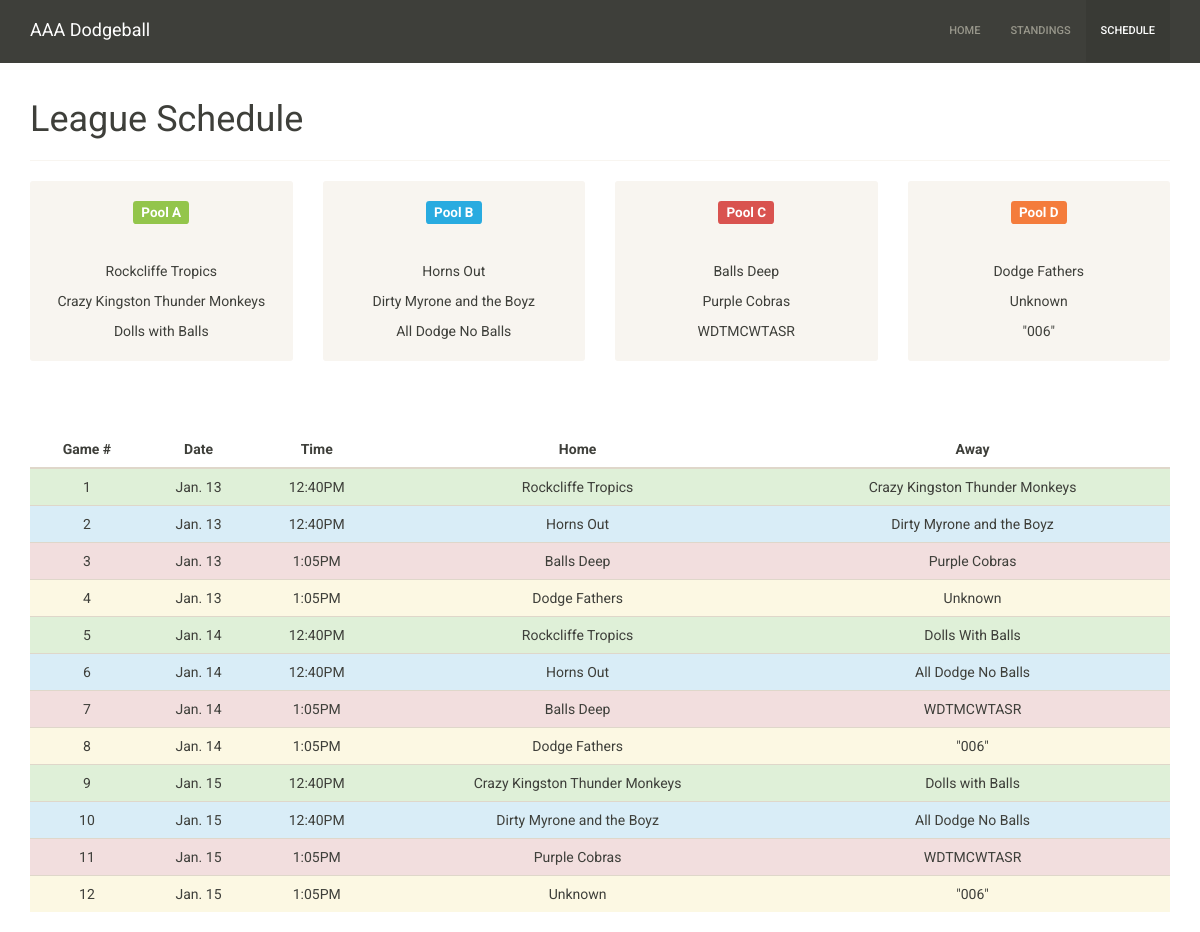
The page /schedule/index.php on the database its author committed.
### tables this page shows
CREATE TABLE `pools` (
`ID` int(11) NOT NULL,
  `NAME` text NOT NULL,
  `TEAM1` text NOT NULL,
  `TEAM2` text NOT NULL,
  `TEAM3` text NOT NULL,
  `COLOUR` text NOT NULL
);

CREATE TABLE `schedule` (
`ID` int(11) NOT NULL,
  `POOLID` text NOT NULL,
  `TIME` text NOT NULL,
  `DATE` text NOT NULL,
  `HOME` text NOT NULL,
  `AWAY` text NOT NULL
);

### functions.class.php (the view, shortened to what this page needs)
<?php
$servername = "localhost";
$username = "root";
$password = "root";
$dbname = "dodgeball";
$conn = new mysqli($servername, $username, $password, $dbname);
function getPools() {
	global $conn;
	$sql = "SELECT * FROM pools";
	$result = $conn->query($sql);
	if($result->num_rows > 0) {
		while($row = $result->fetch_assoc()) {
			echo "<div class=\"col-md-3\"><div class=\"well well-sm\"><center><h4><span class=\"label label-".$row['COLOUR']."\">".$row['NAME']."</span></h4><hr><p>".$row['TEAM1']."</p><p>".$row['TEAM2']."</p><p>".$row['TEAM3']."</p></center></div></div>";
		}
	}
	else {
		echo "HEY YOU DERPED, THERE ARE NO POOLS IN THE LEAGUE.";
	}
}
function getGames() {
	global $conn;
	$sql = "SELECT * FROM schedule";
	$result = $conn->query($sql);
	if($result->num_rows > 0) {
		while($row = $result->fetch_assoc()) {
			echo "<tr class=\"".$row['POOLID']."\"style=\"text-align: center;\"><td>".$row['ID']."</td><td>".$row['DATE']."</td><td>".$row['TIME']."</td><td>".$row['HOME']."</td><td>".$row['AWAY']."</td></tr>";
		}
	}
	else {
		echo "HEY YOU DERPED, THERE ARE NO GAMES SCHEDULED.";
	}
}
?>

### schedule/index.php (shortened to what this page needs)
<?php
include '../functions.class.php';
?>
<!DOCTYPE html>
<html lang="en">
  <head>
    <link href="../css/bootstrap.css" rel="stylesheet">
  </head>
  <body style="margin-top: 80px;">
    <nav class="navbar navbar-default navbar-fixed-top" role="navigation">
      <div class="container">
        <div class="navbar-header">
          <a class="navbar-brand" href="../">AAA Dodgeball</a>
        </div>
        <div id="navbar" class="collapse navbar-collapse">
          <ul class="nav navbar-nav pull-right">
            <li><a href="../">Home</a></li>
            <li><a href="../standings/">Standings</a></li>
            <li class="active"><a href="">Schedule</a></li>
          </ul>
        </div>
      </div>
    </nav>
    <div class="container">
      <h1>League Schedule</h1>
      <hr>
      <div class="row">
        <?php getPools(); ?>
      </div>
  <table class="table table-borderaed" style="margin-top: 50px;">
    <thead>
      <tr>
        <th>Game #</th>
        <th>Date</th>
        <th>Time</th>
        <th>Home</th>
        <th>Away</th>
      </tr>
    </thead>
    <tbody>
        <?php getGames(); ?>
    </tbody>
  </table>
    </div>
  </body>
</html>

### rows shown on the page
pools: NAME "Pool A", TEAM1 "Rockcliffe Tropics", TEAM2 "Crazy Kingston Thunder Monkeys", TEAM3 "Dolls with Balls"
pools: NAME "Pool B", TEAM1 "Horns Out", TEAM2 "Dirty Myrone and the Boyz", TEAM3 "All Dodge No Balls"
pools: NAME "Pool C", TEAM1 "Balls Deep", TEAM2 "Purple Cobras", TEAM3 "WDTMCWTASR"
pools: NAME "Pool D", TEAM1 "Dodge Fathers", TEAM2 "Unknown", TEAM3 "\"006\""
schedule: ID "1", DATE "Jan. 13", TIME "12:40PM", HOME "Rockcliffe Tropics", AWAY "Crazy Kingston Thunder Monkeys"
schedule: ID "2", DATE "Jan. 13", TIME "12:40PM", HOME "Horns Out", AWAY "Dirty Myrone and the Boyz"
schedule: ID "3", DATE "Jan. 13", TIME "1:05PM", HOME "Balls Deep", AWAY "Purple Cobras"
schedule: ID "4", DATE "Jan. 13", TIME "1:05PM", HOME "Dodge Fathers", AWAY "Unknown"
schedule: ID "5", DATE "Jan. 14", TIME "12:40PM", HOME "Rockcliffe Tropics", AWAY "Dolls With Balls"
schedule: ID "6", DATE "Jan. 14", TIME "12:40PM", HOME "Horns Out", AWAY "All Dodge No Balls"
schedule: ID "7", DATE "Jan. 14", TIME "1:05PM", HOME "Balls Deep", AWAY "WDTMCWTASR"
schedule: ID "8", DATE "Jan. 14", TIME "1:05PM", HOME "Dodge Fathers", AWAY "\"006\""
schedule: ID "9", DATE "Jan. 15", TIME "12:40PM", HOME "Crazy Kingston Thunder Monkeys", AWAY "Dolls with Balls"
schedule: ID "10", DATE "Jan. 15", TIME "12:40PM", HOME "Dirty Myrone and the Boyz", AWAY "All Dodge No Balls"
schedule: ID "11", DATE "Jan. 15", TIME "1:05PM", HOME "Purple Cobras", AWAY "WDTMCWTASR"
schedule: ID "12", DATE "Jan. 15", TIME "1:05PM", HOME "Unknown", AWAY "\"006\""
